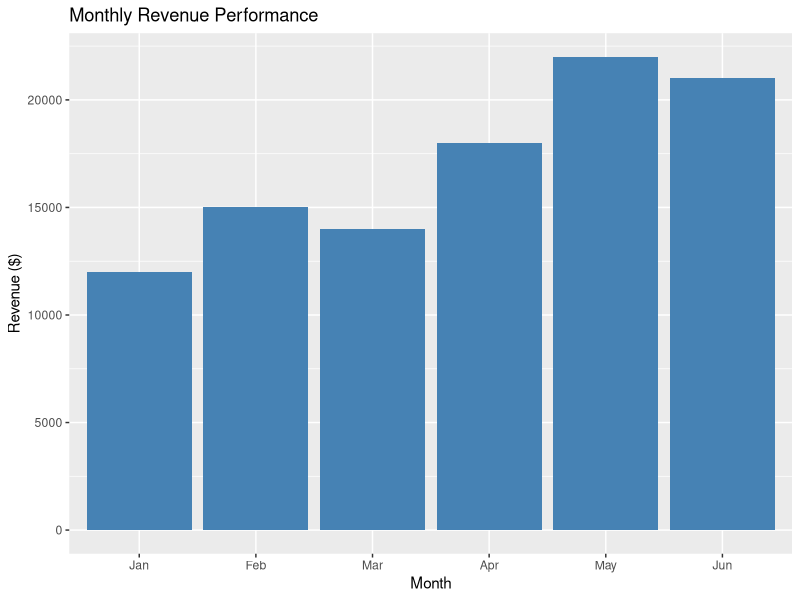

Write the R code that produced this figure.
library(ggplot2)

sales_data <- data.frame(
  month = factor(c("Jan", "Feb", "Mar", "Apr", "May", "Jun"), 
                 levels = c("Jan", "Feb", "Mar", "Apr", "May", "Jun")),
  revenue = c(12000, 15000, 14000, 18000, 22000, 21000)
)

p <- ggplot(sales_data, aes(x = month, y = revenue)) +
  geom_col(fill = "steelblue") +
  labs(title = "Monthly Revenue Performance", x = "Month", y = "Revenue ($)")

print(p)
